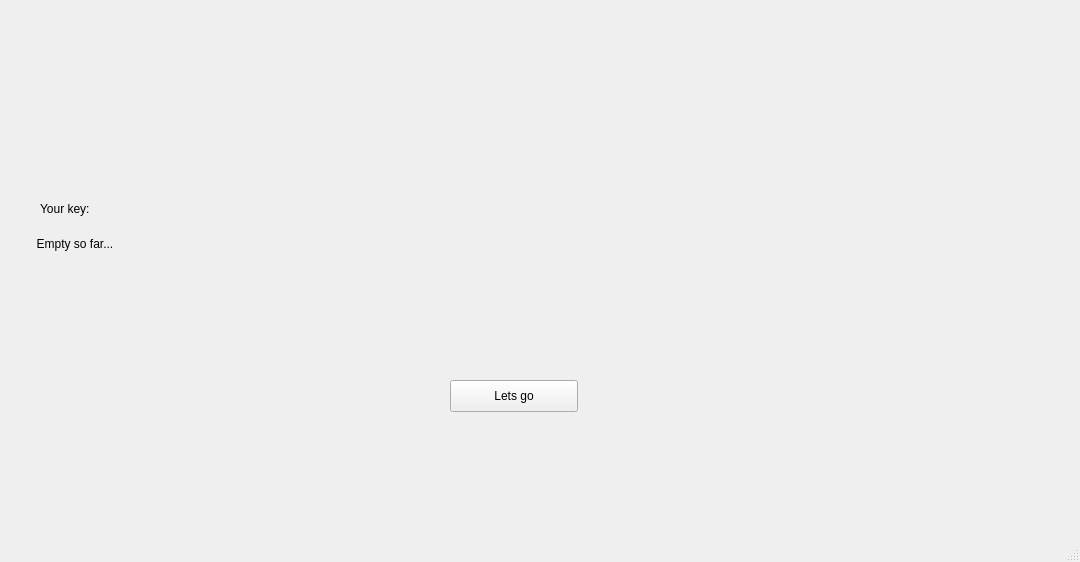
<?xml version="1.0" encoding="UTF-8"?>
<ui version="4.0">
 <class>MainWindow</class>
 <widget class="QMainWindow" name="MainWindow">
  <property name="geometry">
   <rect>
    <x>0</x>
    <y>0</y>
    <width>1080</width>
    <height>562</height>
   </rect>
  </property>
  <property name="minimumSize">
   <size>
    <width>1080</width>
    <height>512</height>
   </size>
  </property>
  <property name="maximumSize">
   <size>
    <width>1280</width>
    <height>720</height>
   </size>
  </property>
  <property name="windowTitle">
   <string>MainWindow</string>
  </property>
  <widget class="QWidget" name="centralwidget">
   <widget class="QPushButton" name="pushButton">
    <property name="geometry">
     <rect>
      <x>450</x>
      <y>380</y>
      <width>128</width>
      <height>32</height>
     </rect>
    </property>
    <property name="minimumSize">
     <size>
      <width>128</width>
      <height>32</height>
     </size>
    </property>
    <property name="maximumSize">
     <size>
      <width>128</width>
      <height>32</height>
     </size>
    </property>
    <property name="text">
     <string>Lets go</string>
    </property>
   </widget>
   <widget class="QLabel" name="label">
    <property name="geometry">
     <rect>
      <x>10</x>
      <y>180</y>
      <width>1024</width>
      <height>128</height>
     </rect>
    </property>
    <property name="minimumSize">
     <size>
      <width>1024</width>
      <height>128</height>
     </size>
    </property>
    <property name="maximumSize">
     <size>
      <width>1024</width>
      <height>128</height>
     </size>
    </property>
    <property name="text">
     <string>        Empty so far...</string>
    </property>
   </widget>
   <widget class="QLabel" name="label_2">
    <property name="geometry">
     <rect>
      <x>40</x>
      <y>200</y>
      <width>67</width>
      <height>17</height>
     </rect>
    </property>
    <property name="text">
     <string>Your key:</string>
    </property>
   </widget>
  </widget>
  <widget class="QMenuBar" name="menubar">
   <property name="geometry">
    <rect>
     <x>0</x>
     <y>0</y>
     <width>1080</width>
     <height>22</height>
    </rect>
   </property>
  </widget>
  <widget class="QStatusBar" name="statusbar"/>
 </widget>
 <resources/>
 <connections/>
</ui>
